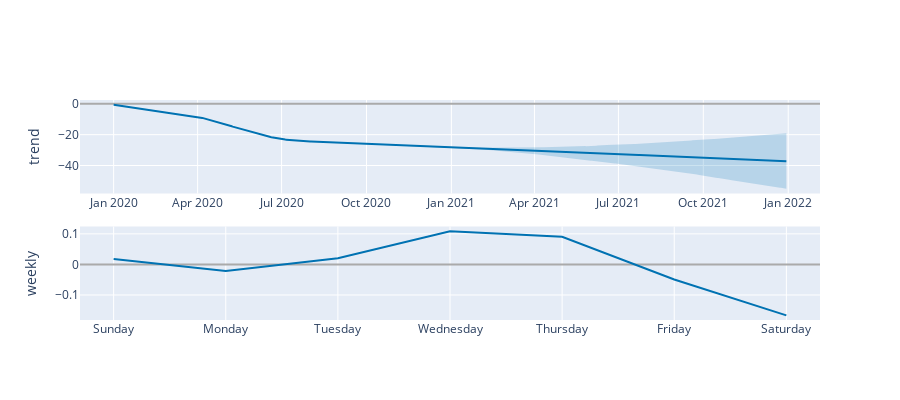

Here is the notebook cell this chart was saved with:
### Code cell
# visualiziation trend and seasonality (interactive)

plot_components_plotly(model, forecast)

### Figure 1 — Plotly figure (JSON) as saved in the notebook; plotly's stock layout.template omitted (floating-point values rounded to 4 significant figures; data arrays with more than 128 entries replaced by an {"elided": "..."} marker saying what was removed)
{"data": [{"line": {"color": "#0072B2", "width": 2}, "mode": "lines", "name": "trend", "type": "scatter", "x": {"elided": "730 str values"}, "xaxis": "x", "y": {"elided": "730 float values"}, "yaxis": "y"}, {"line": {"color": "rgba(0, 114, 178, 0.2)", "width": 0}, "mode": "lines", "name": "trend_upper", "type": "scatter", "x": {"elided": "730 str values"}, "xaxis": "x", "y": {"elided": "730 float values"}, "yaxis": "y"}, {"fill": "tonexty", "fillcolor": "rgba(0, 114, 178, 0.2)", "line": {"color": "rgba(0, 114, 178, 0.2)", "width": 0}, "mode": "lines", "name": "trend_lower", "type": "scatter", "x": {"elided": "730 str values"}, "xaxis": "x", "y": {"elided": "730 float values"}, "yaxis": "y"}, {"line": {"color": "#0072B2", "width": 2}, "mode": "lines", "name": "weekly", "type": "scatter", "x": ["2017-01-01T00:00:00", "2017-01-02T00:00:00", "2017-01-03T00:00:00", "2017-01-04T00:00:00", "2017-01-05T00:00:00", "2017-01-06T00:00:00", "2017-01-07T00:00:00"], "xaxis": "x2", "y": [0.01746, -0.0214, 0.02005, 0.1088, 0.09069, -0.04914, -0.1664], "yaxis": "y2"}], "layout": {"height": 400, "showlegend": false, "width": 900, "xaxis": {"anchor": "y", "domain": [0, 1], "range": ["2019-11-25T13:12:00", "2022-02-04T10:48:00"], "type": "date"}, "xaxis2": {"anchor": "y2", "domain": [0, 1], "range": ["2016-12-31T16:48:00", "2017-01-07T07:12:00"], "tickformat": "%A", "type": "date"}, "yaxis": {"anchor": "x", "autorange": true, "domain": [0.575, 1], "range": [-58.17, 2.498], "rangemode": "normal", "title": {"text": "trend"}, "type": "linear", "zerolinecolor": "#AAA"}, "yaxis2": {"anchor": "x2", "autorange": true, "domain": [0, 0.425], "range": [-0.1817, 0.1241], "title": {"text": "weekly"}, "type": "linear", "zerolinecolor": "#AAA"}}}
